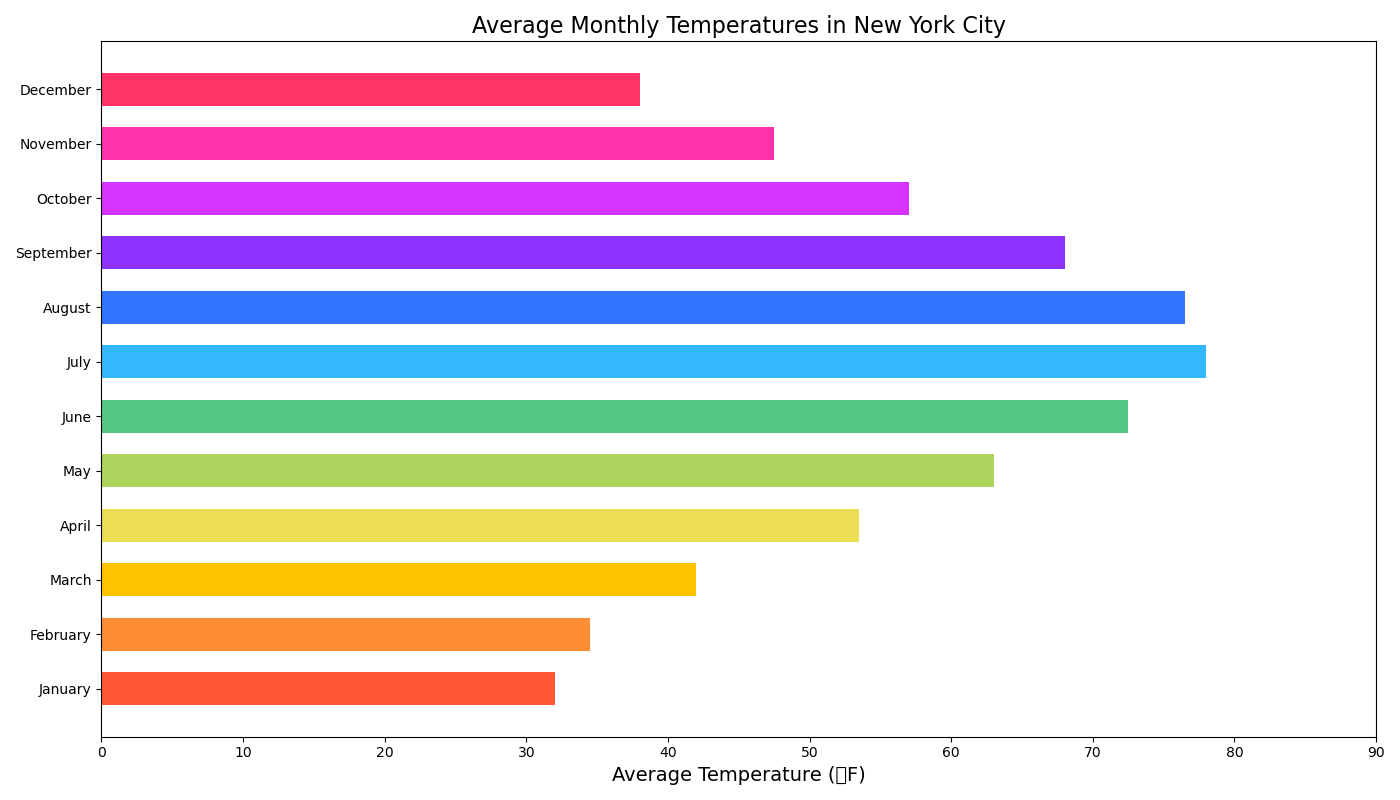

This chart was generated by the following Python code:

import matplotlib.pyplot as plt

# Generate data points
months = [
    "January", "February", "March", "April", "May", "June",
    "July", "August", "September", "October", "November", "December"
]
temperatures = [32.0, 34.5, 42.0, 53.5, 63.0, 72.5, 78.0, 76.5, 68.0, 57.0, 47.5, 38.0]

plt.figure(figsize=(14, 8))  # Change the width and height of the chart

# Create a horizontal bar chart with specified bar height and colors
plt.barh(months, temperatures, color=[
    '#FF5733', '#FF8D33', '#FFC300', '#EDDD53', '#ADD45C',
    '#57C785', '#33B8FF', '#3375FF', '#8E33FF', '#D733FF',
    '#FF33AB', '#FF3366'], height=0.6)

plt.xlabel('Average Temperature (°F)', fontsize=14)
plt.title('Average Monthly Temperatures in New York City', fontsize=16)
plt.xlim(0, 90)  # Adjusted to give some space for readability

plt.tight_layout()
plt.show()
